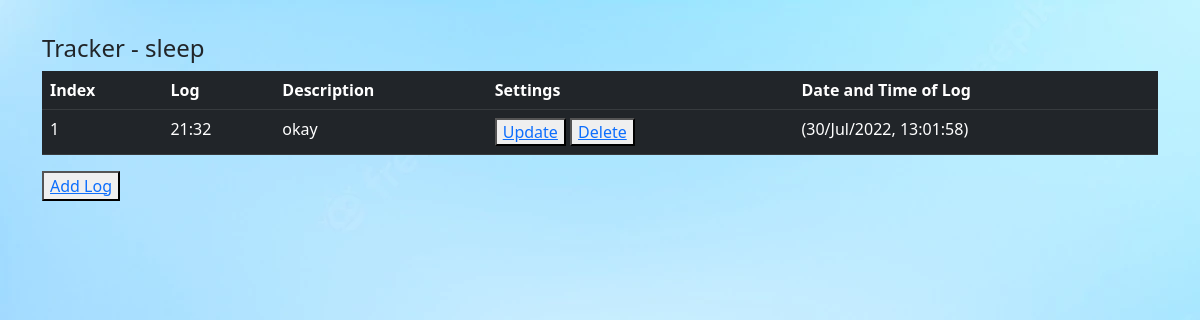
The app's page /home/4 (signed in) with its own data.
### database.py (models this page shows, shortened)
class Tracker(db.Model):
    user_id = db.Column(db.Integer,
                        db.ForeignKey('user.user_id'),
                        nullable=False)
    tracker_id = db.Column(db.Integer, primary_key=True, autoincrement=True)
    tracker_name = db.Column(db.String, nullable=False)
    description_tracker = db.Column(db.String, nullable=False)
    type = db.Column(db.String, nullable=False)
    logs = db.relationship("Log", cascade="all", backref="tracker")

class Log(db.Model):
    tracker_id = db.Column(db.Integer,
                           db.ForeignKey("tracker.tracker_id"),
                           nullable=False)
    log_id = db.Column(db.Integer, primary_key=True, autoincrement=True)
    log = db.Column(db.String, nullable=False)
    date_time = db.Column(db.DateTime, nullable=False)
    log_description = db.Column(db.String, nullable=False)

### main.py (the view)
@app.route('/home/<int:tracker_id>', methods=['GET', 'POST'])
@login_required
def tracker_view(tracker_id):
    t = db.session.query(Tracker.tracker_id).all()
    if (tracker_id, ) not in t:
        return error_page('No such tracker')
    track = Tracker.query.get(tracker_id)
    tlog = Log.query.filter(Log.tracker_id == Tracker.tracker_id).order_by(
        Log.date_time)
    return render_template('tracker_homepage.html', tracker=track)

### main.py (called while the page is built)
@login_manager.user_loader
def load_user(user_id):
    return User.query.get(user_id)

### templates/tracker_homepage.html (shortened to what this page needs)
<html>
  <head>
    <link href="https://cdn.jsdelivr.net/npm/bootstrap@5.2.0/dist/css/bootstrap.min.css" rel="stylesheet">
    <link rel="stylesheet" href="/static/main.css">
  </head>
  <body>
      <br>
      <div class="container">
     <h4>Tracker - {{tracker.tracker_name}}</h4>
     <table class="table table-dark">
      <thead>
        <tr>
          <th scope="col">
            Index
          </th>
          <th scope="col">
            Log
          </th>
          <th scope="col">
            Description
          </th>
          <th scope="col">
            Settings
          </th>
          <th scope="col">
            Date and Time of Log
          </th>
        </tr>
      </thead>
      <tbody>
          {% for tl in tracker.logs %}
          <tr>
            <td scope="row">{{loop.index}}</td>
            <td>{{tl.log}}</td>
            <td>{{tl.log_description}}</td>
            <td>
              <button type="button" value="edit"><a href="/log/{{tl.log_id}}/update">Update</a></button>
              <button type="button" value="delete"><a href="/log/{{tl.log_id}}/delete">Delete</a></button>
            </td>
            <td>{{tl.date_time.strftime('(%d/%b/%Y, %H:%M:%S)')}}</td>
          </tr>
          {% endfor %}
      </tbody>
    </table>
    <button type="button"><a  href="/home/{{tracker.tracker_id}}/log">Add Log</a></button>
      </div>
  </body>
</html>

### static/main.css (style rules this page uses)
body { background-image:url("background.jpg"); }

### templates/tracker_homepage.html (style rules this page uses)
div { margin-top: 10px; }

### records on screen
Tracker: tracker_name "sleep"
Log: log "21:32", log_description "okay", date_time "(30/Jul/2022, 13:01:58)"
